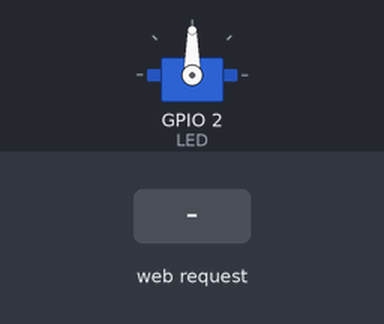
The sketch below on a simulated ESP8266 (NodeMCU). Shown: servo. The test bench sets the inputs (shaded band). WiFi joins after 1.5 s; servers stay silent unless stated; what the sketch prints to the serial monitor is not drawn.

Above: at 2.7 s.
2.8 s: HTTP request GET /setServo received
At 3.7 s:
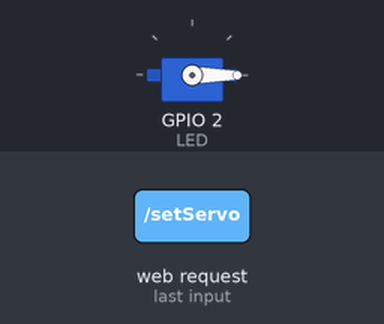
5.8 s: HTTP request GET /setServo?SERVOstate=1 received
At 8.4 s:
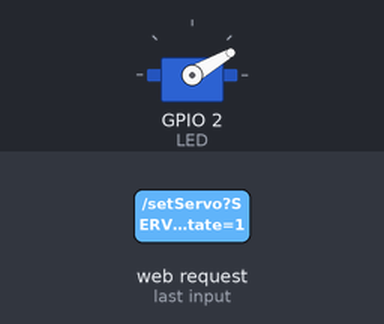
8.8 s: HTTP request GET /setServo?SERVOstate=0 received
At 10.7 s:
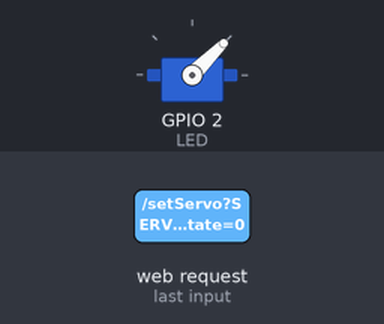
11.8 s: HTTP request GET /setServo?SERVOstate=120 received
At 14.1 s:
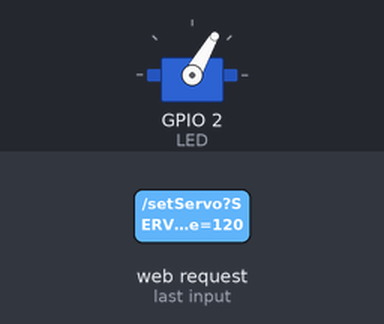
Timing chart, 0 to 15.6 s (numbered marks = the images above; inputs shaded):
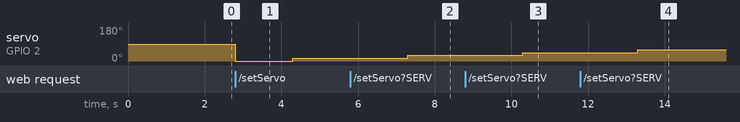

The sketch:

1-SERVO.ino
```cpp
/*
   ESP8266 NodeMCU AJAX Demo
   Updates and Gets data from webpage without page refresh
   https://circuits4you.com
*/
#include <ESP8266WiFi.h>
#include <WiFiClient.h>
#include <ESP8266WebServer.h>
#include <Servo.h>

#include "index.h" //Our HTML webpage contents with javascripts

#define LED 2  //On board LED

//SSID and Password of your WiFi router
const char* ssid = "Flash";
const char* password = "aguanteelpaco";

ESP8266WebServer server(80); //Server on port 80

Servo _servo;
int pos;
//===============================================================
// This routine is executed when you open its IP in browser
//===============================================================
void handleRoot() {
  String s = MAIN_page; //Read HTML contents
  server.send(200, "text/html", s); //Send web page
}

void handleADC() {
  int a = analogRead(A0);
  String adcValue = String(a);

  server.send(200, "text/plane", adcValue); //Send ADC value only to client ajax request
}

void handleServo() {

  String s_state = server.arg("SERVOstate"); //Refer  xhttp.open("GET", "setLED?LEDstate="+led, true);

  String posValue = String(pos);

  _servo.write(pos);
  Serial.println(pos);
  pos += 15;
  delay(1500);
  _servo.write(pos);
  Serial.println(pos);
  server.send(200, "text/plane", posValue); //Send web page
}

void handleLED() {
  String ledState = "OFF";
  String t_state = server.arg("LEDstate"); //Refer  xhttp.open("GET", "setLED?LEDstate="+led, true);

  Serial.println(t_state);
  if (t_state == "1")
  {
    digitalWrite(LED, LOW); //LED ON
    ledState = "ON"; //Feedback parameter
  }
  else
  {
    digitalWrite(LED, HIGH); //LED OFF
    ledState = "OFF"; //Feedback parameter
  }

  server.send(200, "text/plane", ledState); //Send web page
}
//==============================================================
//                  SETUP
//==============================================================
void setup(void) {
  Serial.begin(115200);

  _servo.attach(2);

  WiFi.begin(ssid, password);     //Connect to your WiFi router
  Serial.println("");

  //Onboard LED port Direction output
  pinMode(LED, OUTPUT);

  // Wait for connection
  while (WiFi.status() != WL_CONNECTED) {
    delay(500);
    Serial.print(".");
  }

  //If connection successful show IP address in serial monitor
  Serial.println("");
  Serial.print("Connected to ");
  Serial.println(ssid);
  Serial.print("IP address: ");
  Serial.println(WiFi.localIP());  //IP address assigned to your ESP

  server.on("/", handleRoot);      //Which routine to handle at root location. This is display page
  server.on("/setLED", handleLED);
  server.on("/readADC", handleADC);
  server.on("/setServo", handleServo);
  // server.on("/readServo", handleADC);

  server.begin();                  //Start server
  Serial.println("HTTP server started");
}
//==============================================================
//                     LOOP
//==============================================================
void loop(void) {
  server.handleClient();          //Handle client requests
}
```

index.h
```cpp
const char MAIN_page[] PROGMEM = R"=====(
<!DOCTYPE html>
<html>
<head>
<link href="https://stackpath.bootstrapcdn.com/bootstrap/4.2.1/css/bootstrap.min.css" rel="stylesheet" integrity="sha384-GJzZqFGwb1QTTN6wy59ffF1BuGJpLSa9DkKMp0DgiMDm4iYMj70gZWKYbI706tWS" crossorigin="anonymous">
</head>
<body class="text-center">

<div id="demo" >
<h1>ESP AJAX</h1>
  <button type="button" class="btn btn-secondary" onclick="sendData(1)">LED ON</button>
  <button type="button" class="btn btn-secondary" onclick="sendData(0)">LED OFF</button>
</div>

<p></p>
    <div>
          <button type="button" class="btn btn-secondary" onclick="sendServo(0)">SERVO++</button>
    </div>
<div>
    <h4>ADC Value is : <span id="ADCValue">0</span></h4>
    <h4>LED State is : <span id="LEDState">NA</span></h4>
      <h4>Servo State is : <span id="SERVOstate">0</span></h4>
</div>
<script>
function sendData(led) {
  var xhttp = new XMLHttpRequest();
  xhttp.onreadystatechange = function() {
    if (this.readyState == 4 && this.status == 200) {
      document.getElementById("LEDState").innerHTML =
      this.responseText;
    }
  };
  xhttp.open("GET", "setLED?LEDstate="+led, true);
  xhttp.send();
}

function sendServo(ang) {
  var xhttp = new XMLHttpRequest();
  xhttp.onreadystatechange = function() {
    if (this.readyState == 4 && this.status == 200) {
      document.getElementById("SERVOstate").innerHTML =
      this.responseText;
    }
  };
  xhttp.open("GET", "setServo?SERVOstate="+ang, true);
  xhttp.send();
}

setInterval(function() {
  // Call a function repetatively with 2 Second interval
  getData();
}, 2000); //2000mSeconds update rate

function getData() {
  var xhttp = new XMLHttpRequest();
  xhttp.onreadystatechange = function() {
    if (this.readyState == 4 && this.status == 200) {
      document.getElementById("ADCValue").innerHTML =
      this.responseText;
    }
  };
  xhttp.open("GET", "readADC", true);
  xhttp.send();
}
</script>

</body>
</html>
)=====";
```

Measured:
- after the input at 2.8 s, servo on GPIO 2 (LED): 90° → 0° at once, → 15° 1.5 s later
- after the input at 5.8 s, servo on GPIO 2 (LED): 15° → 30° after 1.5 s
- after the input at 8.8 s, servo on GPIO 2 (LED): 30° → 45° after 1.5 s
- after the input at 11.8 s, servo on GPIO 2 (LED): 45° → 60° after 1.5 s
